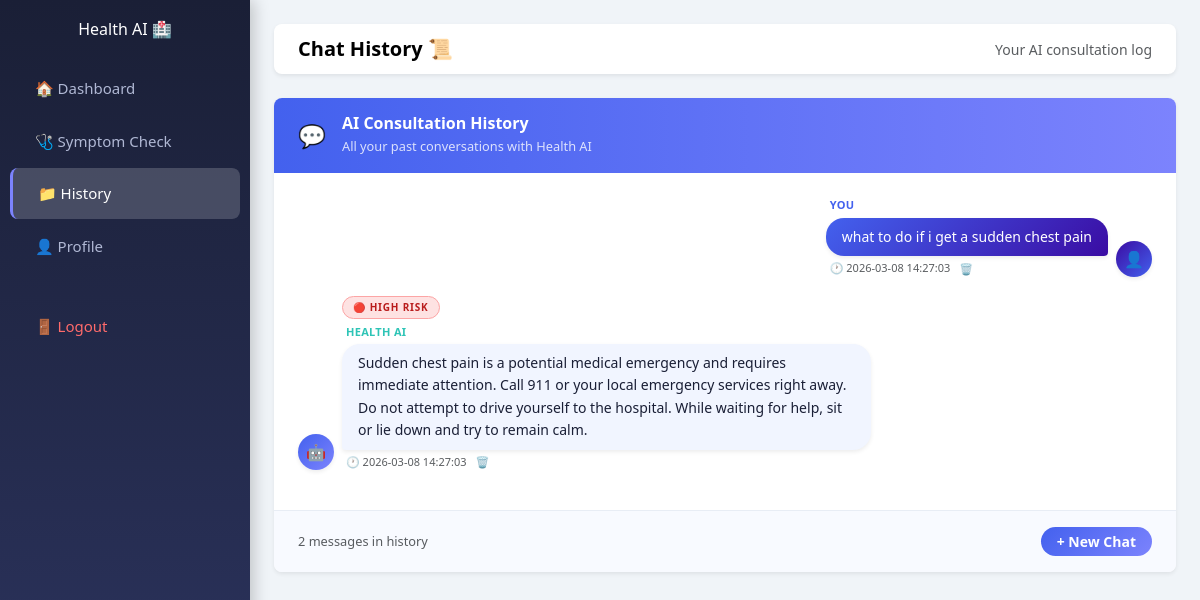
Screenshot of /history (signed in) with the database file from the repository.
### tables this page shows
CREATE TABLE chat_history (
        id       INTEGER PRIMARY KEY AUTOINCREMENT,
        user     TEXT,
        role     TEXT,
        message  TEXT,
        created_at TIMESTAMP DEFAULT CURRENT_TIMESTAMP
    );

### app.py (the view)
@app.route("/history")
def history():
    if "user_email" not in session:
        return redirect(url_for("login"))
    conn = get_db()
    cursor = conn.cursor()
    cursor.execute("""
        SELECT id, role, message, created_at
        FROM   chat_history
        WHERE  user = ?
        ORDER  BY created_at ASC
    """, (session["user_email"],))
    rows = cursor.fetchall()
    conn.close()
    history_data = []
    for r in rows:
        text = r["message"]
        risk = None
        if r["role"] == "ai":
            risk, text = parse_risk(text)
        history_data.append({
            "id": r["id"],
            "role": r["role"],
            "text": text,
            "risk": risk,
            "time": r["created_at"]
        })
    return render_template("history.html", history=history_data)

### app.py (called while the page is built)
def get_db():
    conn = sqlite3.connect("health.db")
    conn.row_factory = sqlite3.Row   # rows behave like dicts
    return conn

def parse_risk(raw_text):
    match = _RISK_RE.search(raw_text)
    if match:
        level = match.group(1).upper()
        clean = _RISK_RE.sub("", raw_text, count=1).lstrip("\n ").strip()
        return level, clean
    return None, raw_text.strip()

### templates/history.html (shortened to what this page needs)
<!DOCTYPE html>
<html lang="en">
<head>
    <link href="https://cdn.jsdelivr.net/npm/bootstrap@5.3.0/dist/css/bootstrap.min.css" rel="stylesheet">
    <script src="https://cdn.tailwindcss.com"></script>
</head>
<body>
    <div class="sidebar">
        <h3 class="text-center text-white mb-4 px-3">Health AI 🏥</h3>
        <a href="/dashboard">🏠 Dashboard</a>
        <a href="/predict">🩺 Symptom Check</a>
        <a href="/history" class="active">📁 History</a>
        <a href="/profile">👤 Profile</a>
        <a href="/logout" style="color:#ff6b6b; margin-top:30px;">🚪 Logout</a>
    </div>
    <div class="content">
        <nav class="navbar navbar-light bg-white rounded-3 shadow-sm mb-4 px-4">
            <span class="navbar-brand mb-0 h1 fw-bold">Chat History 📜</span>
            <span class="text-muted small">Your AI consultation log</span>
        </nav>
        <div class="bg-white rounded-3 shadow-sm overflow-hidden">
            <div class="d-flex align-items-center gap-3 px-4 py-3"
                style="background: linear-gradient(to right, #4361ee, #7c83fd);">
                <span style="font-size: 1.4rem;">💬</span>
                <div>
                    <h6 class="text-white fw-bold mb-0">AI Consultation History</h6>
                    <small class="text-white" style="opacity:0.8;">All your past conversations with Health AI</small>
                </div>
            </div>
            <div class="chat-scroll p-4">
                {% for item in history %}
                <div class="d-flex mb-3
                    {% if item.role == 'user' %}
                        justify-content-end
                    {% else %}
                        justify-content-start
                    {% endif %}
                ">
                    {% if item.role != 'user' %}
                    <div class="d-flex align-items-end me-2">
                        <div class="rounded-circle d-flex align-items-center justify-content-center shadow-sm"
                            style="width:36px; height:36px; background: linear-gradient(135deg,#4361ee,#7c83fd); font-size:1rem; flex-shrink:0;">
                            🤖
                        </div>
                    </div>
                    {% endif %}
                    <div style="max-width:62%; word-break:break-word;">
                        {% if item.risk == 'LOW' %}
                        <span class="risk-badge risk-low">
                            ✅ LOW RISK
                        </span><br>
                        {% elif item.risk == 'MODERATE' %}
                        <span class="risk-badge risk-moderate">
                            ⚠️ MODERATE RISK
                        </span><br>
                        {% elif item.risk == 'HIGH' %}
                        <span class="risk-badge risk-high">
                            🔴 HIGH RISK
                        </span><br>
                        {% endif %}
                        <small class="fw-semibold d-block mb-1 px-1"
                            style="color: {% if item.role == 'user' %}#4361ee{% else %}#2ec4b6{% endif %}; font-size: 11px; letter-spacing:0.3px;">
                            {% if item.role == 'user' %}YOU{% else %}HEALTH AI{% endif %}
                        </small>
                        <div class="px-3 py-2 shadow-sm" style="
                                border-radius: {% if item.role == 'user' %}18px 18px 4px 18px{% else %}18px 18px 18px 4px{% endif %};
                                background: {% if item.role == 'user' %}linear-gradient(135deg, #4361ee, #3a0ca3){% else %}#f1f5ff{% endif %};
                                color: {% if item.role == 'user' %}#ffffff{% else %}#1a1f36{% endif %};
                                font-size: 14px; line-height: 1.6;
                             ">
                            {{ item.text }}
                        </div>
                        <div class="d-flex align-items-center gap-2 mt-1 px-1">
                            <small class="text-muted" style="font-size:11px;">
                                🕐 {{ item.time }}
                            </small>
                            <button type="button"
                                class="btn btn-link p-0 text-danger"
                                style="font-size:11px; line-height:1; text-decoration:none;"
                                data-bs-toggle="modal"
                                data-bs-target="#deleteChatModal"
                                data-chat-id="{{ item.id }}"
                                title="Delete message">
                                🗑️
                            </button>
                        </div>
                    </div>
                    {% if item.role == 'user' %}
                    <div class="d-flex align-items-end ms-2">
                        <div class="rounded-circle d-flex align-items-center justify-content-center shadow-sm"
                            style="width:36px; height:36px; background: linear-gradient(135deg,#3a0ca3,#4361ee); font-size:1rem; flex-shrink:0;">
                            👤
                        </div>
                    </div>
                    {% endif %}
                </div>
                {% endfor %}
            </div>
            <div class="px-4 py-3 d-flex justify-content-between align-items-center"
                style="border-top: 1px solid #e8edf5; background:#f8faff;">
                <small class="text-muted">
                    {% if history %}
                    {{ history | length }} message{{ 's' if history | length != 1 else '' }} in history
                    {% else %}
                    No messages yet
                    {% endif %}
                </small>
                <a href="/predict" class="btn btn-sm fw-semibold px-3"
                    style="background: linear-gradient(135deg,#4361ee,#7c83fd); color:#fff; border-radius:20px; border:none;">
                    + New Chat
                </a>
            </div>
        </div>
    </div>
</body>
</html>

### templates/history.html (style rules this page uses)
body { background-color: #f0f4f8; font-family: 'Segoe UI', sans-serif; }
.sidebar { height: 100vh; position: fixed; top: 0; left: 0; width: 250px; background: linear-gradient(180deg, #1a1f36, #2d3561); padding-top: 20px; box-shadow: 4px 0 15px rgba(0, 0, 0, 0.2); }
.sidebar a { padding: 14px 25px; text-decoration: none; font-size: 15px; color: #b0b8d4; display: block; border-radius: 8px; margin: 2px 10px; transition: all 0.2s; }
.sidebar a.active { color: #fff; background-color: rgba(255, 255, 255, 0.18); border-left: 3px solid #7c83fd; }
.content { margin-left: 250px; padding: 24px; }
.chat-scroll { max-height: 68vh; overflow-y: auto; scrollbar-width: thin; scrollbar-color: #c7d2fe transparent; }
.risk-badge { display: inline-flex; align-items: center; gap: 5px; font-size: 10px; font-weight: 700; letter-spacing: 0.8px; padding: 3px 10px; border-radius: 99px; margin-bottom: 5px; text-transform: uppercase; }
.risk-high { background: #fee2e2; color: #b91c1c; border: 1px solid #fca5a5; }

### rows the page displays
chat_history: role "YOU", text "what to do if i get a sudden chest pain", time "2026-03-08 14:27:03"
chat_history: shows "🔴 HIGH RISK", role "HEALTH AI", text "Sudden chest pain is a potential medical emergency and requires immediate attention. Call 911 or your local emergency services right away. Do not attempt to drive yourself to the hospital. While waiting for help, sit or lie down and try to remain calm.", time "2026-03-08 14:27:03"

### other values shown
{{ history | length }} "2"
{{ 's' if history | length != 1 else '' }} "s"
